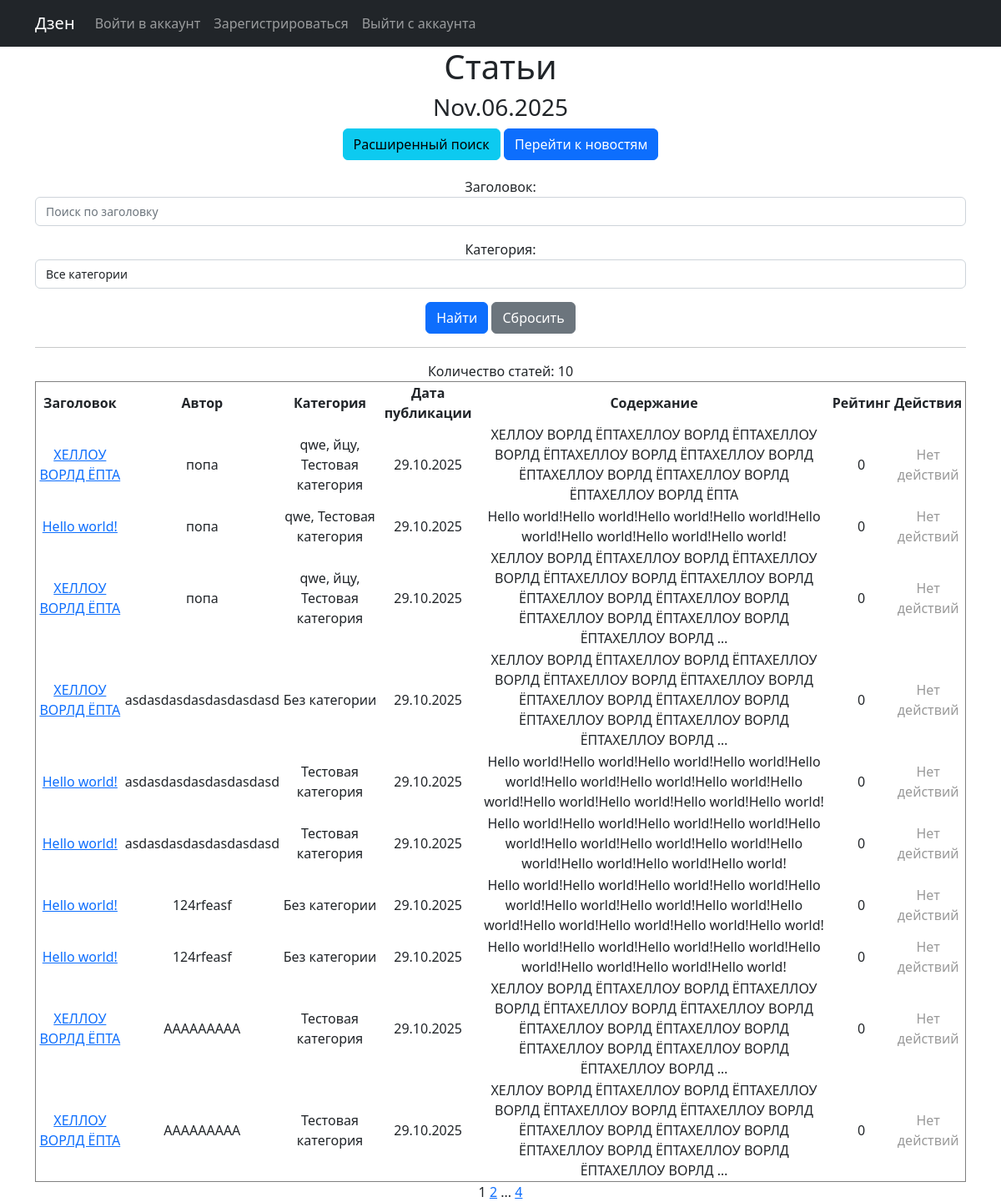
Page /news/articles/ on the earlier database version.
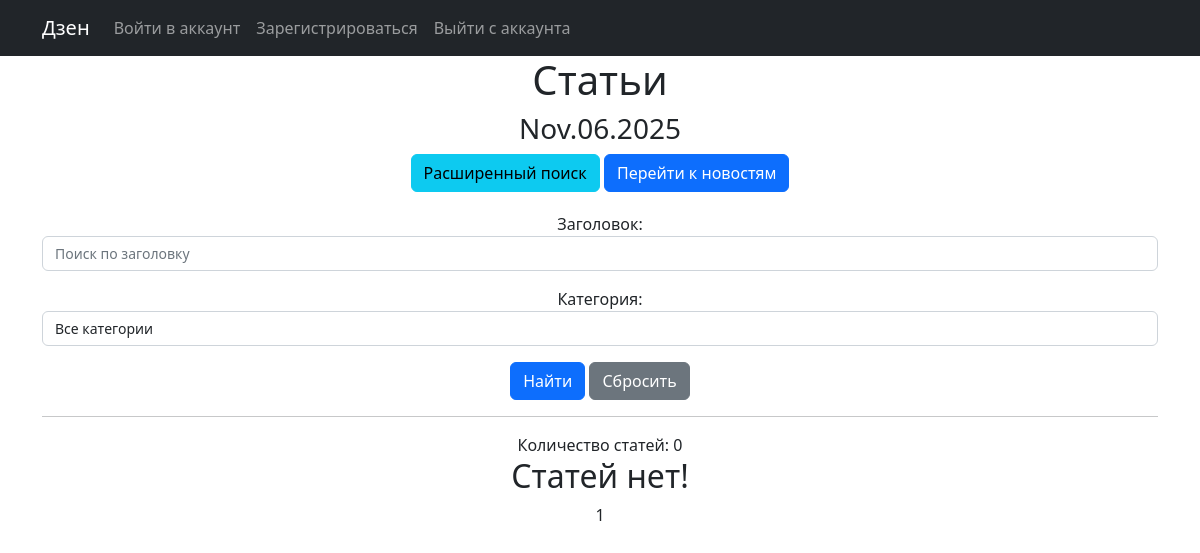
Same page on the later database version.
### news/models.py (models this page shows, shortened)
class Post(models.Model):
    ARTICLE = 'AR'
    NEWS = 'NW'
    POST_TYPES = [
        (ARTICLE, 'Статья'),
        (NEWS, 'Новость'),
    ]
    author = models.ForeignKey(Author, on_delete=models.CASCADE)
    post_type = models.CharField(max_length=2, choices=POST_TYPES, default=ARTICLE)
    created_at = models.DateTimeField(auto_now_add=True)
    categories = models.ManyToManyField('Category', through='PostCategory')
    title = models.CharField(max_length=255)
    content = models.TextField()
    rating = models.IntegerField(default=0)

class Author(models.Model):
    user = models.OneToOneField(User, on_delete=models.CASCADE)
    name = models.CharField(max_length=100)
    rating = models.IntegerField(default=0)

class Category(models.Model):
    name = models.CharField(max_length=255, unique=True)
    subscribers = models.ManyToManyField(User, through='Subscription', related_name='subscribed_categories', blank=True)
    def __str__(self):
        return self.name

### news/views.py (the view)
# urls.py: path('articles/', cache_page(60*5)(ArticlesListView.as_view()), name='articles_list'),
class ArticlesListView(ListView):
    model = Post
    ordering = ['-created_at']
    template_name = 'articles.html'
    context_object_name = 'articles'
    paginate_by = 10
    def get_queryset(self):
        queryset = super().get_queryset().filter(post_type='AR')
        self.filterset = PostFilter(self.request.GET, queryset)
        return self.filterset.qs
    def get_context_data(self, **kwargs):
        context = super().get_context_data(**kwargs)
        context['filterset'] = self.filterset
        return context

### news/templatetags/censor_filter.py (called while the page is built)
@register.filter()
def censor(value):
    if not isinstance(value, str):
        return value
    words = value.split()
    censored_words = []
    for word in words:
        original_word = word
        word_lower = word.lower()
        is_bad = False
        for bad_word in BAD_WORDS:
            if bad_word in word_lower:
                is_bad = True
                break
        if is_bad and len(original_word) > 1:
            censored_word = original_word[0] + '*' * (len(original_word) - 1)
            censored_words.append(censored_word)
        else:
            censored_words.append(original_word)
    return ' '.join(censored_words)

### news/templatetags/custom_tags.py (called while the page is built)
@register.simple_tag()
def current_time(format_string='%m %d %Y H:i'):
   return datetime.utcnow().strftime(format_string)

@register.simple_tag(takes_context=True)
def url_replace(context, **kwargs):
   d = context['request'].GET.copy()
   for k, v in kwargs.items():
       d[k] = v
   return d.urlencode()

### templates/articles.html (shortened to what this page needs)
{% extends 'flatpages/default.html' %}
{% load custom_tags %}
{% load tz %}
{% load censor_filter %}
{% block content %}
    <h1>Статьи</h1>
    <h3>{% current_time '%b.%d.%Y' %}</h3>
    <div style="margin-bottom: 20px;">
        <a href="{% url 'news_search' %}" class="btn btn-info">Расширенный поиск</a>
        <a href="{% url 'news_list' %}" class="btn btn-primary">Перейти к новостям</a>
    </div>
    <form method="GET">
        {{ filterset.form.as_p }}
        <button type="submit" class="btn btn-primary">Найти</button>
        <a href="?" class="btn btn-secondary">Сбросить</a>
    </form>
    <hr>
    Количество статей: {{ articles|length }}
    {% if articles %}
        <table border="1">
            <tr>
                <th>Заголовок</th>
                <th>Автор</th>
                <th>Категория</th>
                <th>Дата публикации</th>
                <th>Содержание</th>
                <th>Рейтинг</th>
                <th>Действия</th>
            </tr>
            {% for article in articles %}
            <tr>
                <td><a href="{% url 'post_detail' article.id %}">{{ article.title|censor }}</a></td>
                <td>{{ article.author.name }}</td>
                <td>
                    {% for category in article.categories.all %}
                        {{ category.name }}{% if not forloop.last %}, {% endif %}
                    {% empty %}
                        Без категории
                    {% endfor %}
                </td>
                <td>{{ article.created_at|date:"d.m.Y" }}</td>
                <td>{{ article.content|truncatewords:20|censor }}</td>
                <td>{{ article.rating }}</td>
                <td>
                    {% if post.id %}
                        {% if perms.news.change_post %}
                            <a href="{% url 'article_update' post.id %}">Редактировать</a>
                        {% endif %}
                        {% if perms.news.delete_post %}
                            <a href="{% url 'article_delete' post.id %}">Удалить</a>
                        {% endif %}
                    {% else %}
                        <span style="color: #999;">Нет действий</span>
                    {% endif %}
                </td>
            </tr>
            {% endfor %}
        </table>
    {% else %}
        <h2>Статей нет!</h2>
    {% endif %}
    {{ page_obj.number }}
    {% if page_obj.has_next %}
        <a href="?{% url_replace page=page_obj.next_page_number %}">{{ page_obj.next_page_number }}</a>
        {% if paginator.num_pages != page_obj.next_page_number %}
            ...
            <a href="?{% url_replace page=page_obj.paginator.num_pages %}">{{ page_obj.paginator.num_pages }}</a>
        {% endif %}
    {% endif %}
{% endblock content %}

Differences in the rows shown:
removed Post: title|censor "ХЕЛЛОУ ВОРЛД ЁПТА", author.name "попа", created_at "29.10.2025", content|censor "ХЕЛЛОУ ВОРЛД ЁПТАХЕЛЛОУ ВОРЛД ЁПТАХЕЛЛОУ ВОРЛД ЁПТАХЕЛЛОУ ВОРЛД ЁПТАХЕЛЛОУ ВОРЛД ЁПТАХЕЛЛОУ ВОРЛД ЁПТАХЕЛЛОУ ВОРЛД ЁПТАХЕЛЛОУ ВОРЛД ЁПТА", rating "0"
no longer on this page (row edited): Category: name "qwe"
removed Category: name "йцу"
removed Category: name "Тестовая категория"
removed Post: title|censor "Hello world!", author.name "попа", created_at "29.10.2025", content|censor "Hello world!Hello world!Hello world!Hello world!Hello world!Hello world!Hello world!Hello world!", rating "0"
removed Post: title|censor "ХЕЛЛОУ ВОРЛД ЁПТА", author.name "попа", created_at "29.10.2025", content|censor "ХЕЛЛОУ ВОРЛД ЁПТАХЕЛЛОУ ВОРЛД ЁПТАХЕЛЛОУ ВОРЛД ЁПТАХЕЛЛОУ ВОРЛД ЁПТАХЕЛЛОУ ВОРЛД ЁПТАХЕЛЛОУ ВОРЛД ЁПТАХЕЛЛОУ ВОРЛД ЁПТАХЕЛЛОУ ВОРЛД ЁПТАХЕЛЛОУ ВОРЛД ЁПТАХЕЛЛОУ ВОРЛД …", rating "0"
removed Post: title|censor "ХЕЛЛОУ ВОРЛД ЁПТА", author.name "asdasdasdasdasdasdasd", created_at "29.10.2025", content|censor "ХЕЛЛОУ ВОРЛД ЁПТАХЕЛЛОУ ВОРЛД ЁПТАХЕЛЛОУ ВОРЛД ЁПТАХЕЛЛОУ ВОРЛД ЁПТАХЕЛЛОУ ВОРЛД ЁПТАХЕЛЛОУ ВОРЛД ЁПТАХЕЛЛОУ ВОРЛД ЁПТАХЕЛЛОУ ВОРЛД ЁПТАХЕЛЛОУ ВОРЛД ЁПТАХЕЛЛОУ ВОРЛД …", rating "0"
removed Post: title|censor "Hello world!", author.name "asdasdasdasdasdasdasd", created_at "29.10.2025", content|censor "Hello world!Hello world!Hello world!Hello world!Hello world!Hello world!Hello world!Hello world!Hello world!Hello world!Hello world!Hello world!Hello world!", rating "0"
removed Post: title|censor "Hello world!", author.name "asdasdasdasdasdasdasd", created_at "29.10.2025", content|censor "Hello world!Hello world!Hello world!Hello world!Hello world!Hello world!Hello world!Hello world!Hello world!Hello world!Hello world!Hello world!", rating "0"
removed Post: title|censor "Hello world!", author.name "124rfeasf", created_at "29.10.2025", content|censor "Hello world!Hello world!Hello world!Hello world!Hello world!Hello world!Hello world!Hello world!Hello world!Hello world!Hello world!Hello world!Hello world!", rating "0"
removed Post: title|censor "Hello world!", author.name "124rfeasf", created_at "29.10.2025", content|censor "Hello world!Hello world!Hello world!Hello world!Hello world!Hello world!Hello world!Hello world!", rating "0"
removed Post: title|censor "ХЕЛЛОУ ВОРЛД ЁПТА", author.name "ААААААААА", created_at "29.10.2025", content|censor "ХЕЛЛОУ ВОРЛД ЁПТАХЕЛЛОУ ВОРЛД ЁПТАХЕЛЛОУ ВОРЛД ЁПТАХЕЛЛОУ ВОРЛД ЁПТАХЕЛЛОУ ВОРЛД ЁПТАХЕЛЛОУ ВОРЛД ЁПТАХЕЛЛОУ ВОРЛД ЁПТАХЕЛЛОУ ВОРЛД ЁПТАХЕЛЛОУ ВОРЛД ЁПТАХЕЛЛОУ ВОРЛД …", rating "0"
removed Post: title|censor "ХЕЛЛОУ ВОРЛД ЁПТА", author.name "ААААААААА", created_at "29.10.2025", content|censor "ХЕЛЛОУ ВОРЛД ЁПТАХЕЛЛОУ ВОРЛД ЁПТАХЕЛЛОУ ВОРЛД ЁПТАХЕЛЛОУ ВОРЛД ЁПТАХЕЛЛОУ ВОРЛД ЁПТАХЕЛЛОУ ВОРЛД ЁПТАХЕЛЛОУ ВОРЛД ЁПТАХЕЛЛОУ ВОРЛД ЁПТАХЕЛЛОУ ВОРЛД ЁПТАХЕЛЛОУ ВОРЛД …", rating "0"
Other differences:
{{ articles|length }}: "10" → "0"
{{ page_obj.next_page_number }}: "2" → (not shown)
{{ page_obj.paginator.num_pages }}: "4" → (not shown)
text no longer shown: "Заголовок Автор Категория Дата публикации Содержание Рейтинг Действия ..."
text now shown: "Статей нет!"
